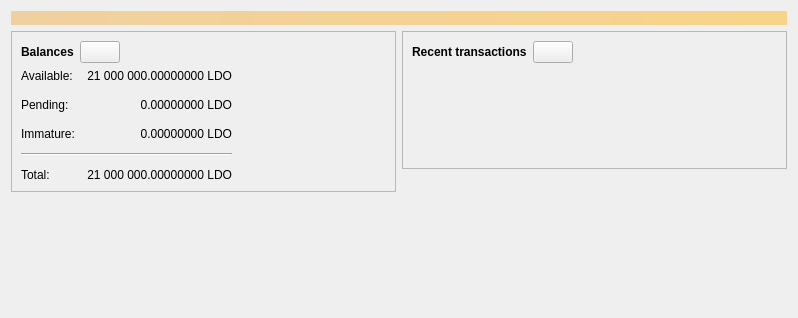
<?xml version="1.0" encoding="UTF-8"?>
<ui version="4.0">
 <class>OverviewPage</class>
 <widget class="QWidget" name="OverviewPage">
  <property name="geometry">
   <rect>
    <x>0</x>
    <y>0</y>
    <width>798</width>
    <height>318</height>
   </rect>
  </property>
  <property name="windowTitle">
   <string>Form</string>
  </property>
  <layout class="QVBoxLayout" name="topLayout">
   <item>
    <widget class="QLabel" name="labelAlerts">
     <property name="visible">
      <bool>false</bool>
     </property>
     <property name="styleSheet">
      <string notr="true">QLabel { background-color: qlineargradient(x1: 0, y1: 0, x2: 1, y2: 0, stop:0 #F0D0A0, stop:1 #F8D488); color:#000000; }</string>
     </property>
     <property name="wordWrap">
      <bool>true</bool>
     </property>
     <property name="margin">
      <number>3</number>
     </property>
     <property name="textInteractionFlags">
      <set>Qt::TextSelectableByMouse</set>
     </property>
    </widget>
   </item>
   <item>
    <layout class="QHBoxLayout" name="horizontalLayout" stretch="1,1">
     <item>
      <layout class="QVBoxLayout" name="verticalLayout_2">
       <item>
        <widget class="QFrame" name="frame">
         <property name="frameShape">
          <enum>QFrame::StyledPanel</enum>
         </property>
         <property name="frameShadow">
          <enum>QFrame::Raised</enum>
         </property>
         <layout class="QVBoxLayout" name="verticalLayout_4">
          <item>
           <layout class="QHBoxLayout" name="horizontalLayout_4">
            <item>
             <widget class="QLabel" name="label_5">
              <property name="font">
               <font>
                <weight>75</weight>
                <bold>true</bold>
               </font>
              </property>
              <property name="text">
               <string>Balances</string>
              </property>
             </widget>
            </item>
            <item>
             <widget class="QPushButton" name="labelWalletStatus">
              <property name="enabled">
               <bool>true</bool>
              </property>
              <property name="maximumSize">
               <size>
                <width>45</width>
                <height>16777215</height>
               </size>
              </property>
              <property name="toolTip">
               <string>The displayed information may be out of date. Your wallet automatically synchronizes with the Lambdanio network after a connection is established, but this process has not completed yet.</string>
              </property>
              <property name="text">
               <string/>
              </property>
              <property name="icon">
               <iconset resource="../lambdanio.qrc">
                <normaloff>:/icons/warning</normaloff>
                <disabledoff>:/icons/warning</disabledoff>:/icons/warning</iconset>
              </property>
              <property name="iconSize">
               <size>
                <width>24</width>
                <height>24</height>
               </size>
              </property>
             </widget>
            </item>
            <item>
             <spacer name="horizontalSpacer_3">
              <property name="orientation">
               <enum>Qt::Horizontal</enum>
              </property>
              <property name="sizeHint" stdset="0">
               <size>
                <width>40</width>
                <height>20</height>
               </size>
              </property>
             </spacer>
            </item>
           </layout>
          </item>
          <item>
           <layout class="QGridLayout" name="gridLayout">
            <property name="spacing">
             <number>12</number>
            </property>
            <item row="1" column="1">
             <widget class="QLabel" name="labelUnconfirmed">
              <property name="cursor">
               <cursorShape>IBeamCursor</cursorShape>
              </property>
              <property name="toolTip">
               <string>Total of transactions that have yet to be confirmed, and do not yet count toward the spendable balance</string>
              </property>
              <property name="text">
               <string notr="true">0.00000000 LDO</string>
              </property>
              <property name="alignment">
               <set>Qt::AlignRight|Qt::AlignTrailing|Qt::AlignVCenter</set>
              </property>
              <property name="textInteractionFlags">
               <set>Qt::LinksAccessibleByMouse|Qt::TextSelectableByKeyboard|Qt::TextSelectableByMouse</set>
              </property>
             </widget>
            </item>
            <item row="3" column="0" colspan="2">
             <widget class="Line" name="line">
              <property name="orientation">
               <enum>Qt::Horizontal</enum>
              </property>
             </widget>
            </item>
            <item row="4" column="0">
             <widget class="QLabel" name="labelTotalText">
              <property name="text">
               <string>Total:</string>
              </property>
             </widget>
            </item>
            <item row="2" column="1">
             <widget class="QLabel" name="labelImmature">
              <property name="cursor">
               <cursorShape>IBeamCursor</cursorShape>
              </property>
              <property name="toolTip">
               <string>Mined balance that has not yet matured</string>
              </property>
              <property name="text">
               <string notr="true">0.00000000 LDO</string>
              </property>
              <property name="alignment">
               <set>Qt::AlignRight|Qt::AlignTrailing|Qt::AlignVCenter</set>
              </property>
              <property name="textInteractionFlags">
               <set>Qt::LinksAccessibleByMouse|Qt::TextSelectableByKeyboard|Qt::TextSelectableByMouse</set>
              </property>
             </widget>
            </item>
            <item row="1" column="2">
             <spacer name="horizontalSpacer_2">
              <property name="orientation">
               <enum>Qt::Horizontal</enum>
              </property>
              <property name="sizeHint" stdset="0">
               <size>
                <width>40</width>
                <height>20</height>
               </size>
              </property>
             </spacer>
            </item>
            <item row="2" column="0">
             <widget class="QLabel" name="labelImmatureText">
              <property name="text">
               <string>Immature:</string>
              </property>
             </widget>
            </item>
            <item row="4" column="1">
             <widget class="QLabel" name="labelTotal">
              <property name="cursor">
               <cursorShape>IBeamCursor</cursorShape>
              </property>
              <property name="toolTip">
               <string>Your current total balance</string>
              </property>
              <property name="text">
               <string notr="true">21 000 000.00000000 LDO</string>
              </property>
              <property name="alignment">
               <set>Qt::AlignRight|Qt::AlignTrailing|Qt::AlignVCenter</set>
              </property>
              <property name="textInteractionFlags">
               <set>Qt::LinksAccessibleByMouse|Qt::TextSelectableByKeyboard|Qt::TextSelectableByMouse</set>
              </property>
             </widget>
            </item>
            <item row="0" column="0">
             <widget class="QLabel" name="labelBalanceText">
              <property name="text">
               <string>Available:</string>
              </property>
             </widget>
            </item>
            <item row="0" column="1">
             <widget class="QLabel" name="labelBalance">
              <property name="cursor">
               <cursorShape>IBeamCursor</cursorShape>
              </property>
              <property name="toolTip">
               <string>Your current spendable balance</string>
              </property>
              <property name="text">
               <string notr="true">21 000 000.00000000 LDO</string>
              </property>
              <property name="alignment">
               <set>Qt::AlignRight|Qt::AlignTrailing|Qt::AlignVCenter</set>
              </property>
              <property name="textInteractionFlags">
               <set>Qt::LinksAccessibleByMouse|Qt::TextSelectableByKeyboard|Qt::TextSelectableByMouse</set>
              </property>
             </widget>
            </item>
            <item row="1" column="0">
             <widget class="QLabel" name="labelPendingText">
              <property name="text">
               <string>Pending:</string>
              </property>
             </widget>
            </item>
           </layout>
          </item>
         </layout>
        </widget>
       </item>
       <item>
        <spacer name="verticalSpacer">
         <property name="orientation">
          <enum>Qt::Vertical</enum>
         </property>
         <property name="sizeHint" stdset="0">
          <size>
           <width>20</width>
           <height>40</height>
          </size>
         </property>
        </spacer>
       </item>
      </layout>
     </item>
     <item>
      <layout class="QVBoxLayout" name="verticalLayout_3">
       <item>
        <widget class="QFrame" name="frame_2">
         <property name="frameShape">
          <enum>QFrame::StyledPanel</enum>
         </property>
         <property name="frameShadow">
          <enum>QFrame::Raised</enum>
         </property>
         <layout class="QVBoxLayout" name="verticalLayout">
          <item>
           <layout class="QHBoxLayout" name="horizontalLayout_2">
            <item>
             <widget class="QLabel" name="label_4">
              <property name="font">
               <font>
                <weight>75</weight>
                <bold>true</bold>
               </font>
              </property>
              <property name="text">
               <string>Recent transactions</string>
              </property>
             </widget>
            </item>
            <item>
             <widget class="QPushButton" name="labelTransactionsStatus">
              <property name="enabled">
               <bool>true</bool>
              </property>
              <property name="maximumSize">
               <size>
                <width>45</width>
                <height>16777215</height>
               </size>
              </property>
              <property name="toolTip">
               <string>The displayed information may be out of date. Your wallet automatically synchronizes with the Lambdanio network after a connection is established, but this process has not completed yet.</string>
              </property>
              <property name="text">
               <string/>
              </property>
              <property name="icon">
               <iconset resource="../lambdanio.qrc">
                <normaloff>:/icons/warning</normaloff>
                <disabledoff>:/icons/warning</disabledoff>:/icons/warning</iconset>
              </property>
              <property name="iconSize">
               <size>
                <width>24</width>
                <height>24</height>
               </size>
              </property>
             </widget>
            </item>
            <item>
             <spacer name="horizontalSpacer">
              <property name="orientation">
               <enum>Qt::Horizontal</enum>
              </property>
              <property name="sizeHint" stdset="0">
               <size>
                <width>40</width>
                <height>20</height>
               </size>
              </property>
             </spacer>
            </item>
           </layout>
          </item>
          <item>
           <widget class="TransactionOverviewWidget" name="listTransactions">
            <property name="styleSheet">
             <string notr="true">QListView { background: transparent; }</string>
            </property>
            <property name="frameShape">
             <enum>QFrame::NoFrame</enum>
            </property>
            <property name="verticalScrollBarPolicy">
             <enum>Qt::ScrollBarAlwaysOff</enum>
            </property>
            <property name="horizontalScrollBarPolicy">
             <enum>Qt::ScrollBarAlwaysOff</enum>
            </property>
            <property name="sizeAdjustPolicy">
             <enum>QAbstractScrollArea::AdjustToContents</enum>
            </property>
            <property name="selectionMode">
             <enum>QAbstractItemView::NoSelection</enum>
            </property>
            <property name="uniformItemSizes">
             <bool>true</bool>
            </property>
           </widget>
          </item>
         </layout>
        </widget>
       </item>
       <item>
        <spacer name="verticalSpacer_2">
         <property name="orientation">
          <enum>Qt::Vertical</enum>
         </property>
         <property name="sizeHint" stdset="0">
          <size>
           <width>20</width>
           <height>40</height>
          </size>
         </property>
        </spacer>
       </item>
      </layout>
     </item>
    </layout>
   </item>
  </layout>
 </widget>
 <customwidgets>
  <customwidget>
   <class>TransactionOverviewWidget</class>
   <extends>QListView</extends>
   <header>qt/transactionoverviewwidget.h</header>
  </customwidget>
 </customwidgets>
 <resources/>
 <connections/>
</ui>
